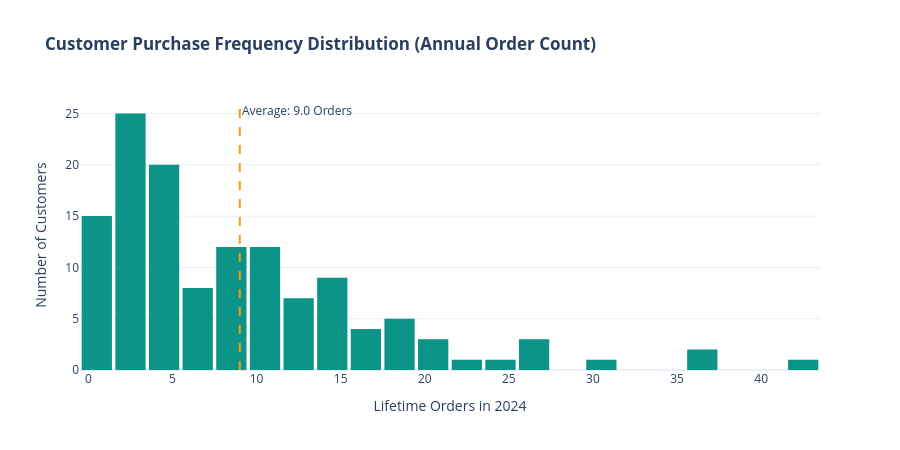

Source (notebook cell):
### Markdown cell above
### 🔎 Interpretation of Chart 1: Revenue Distribution
- **Median vs. Mean Asymmetry:** The median transaction value is **₹1,692.30**, whereas the mean is significantly higher at **₹3,251.04**. This right-skewed profile indicates that while the typical consumer order sits between **₹849.80** (25th percentile) and **₹3,392.23** (75th percentile), bulk and high-end transactions pull the financial average upward.
- **Outlier Flagging (82 Transactions):** Exactly **82 orders** exceeded the category-level $1.5 \times IQR$ upper fences (up to ₹172,295.55). By flagging rather than dropping them, the business maintains 100% accounting fidelity for gross revenue of **₹3,771,206.53**.

### Code cell
# Chart 2: Customer Purchase Frequency Distribution
fig2 = px.histogram(
    df_cust,
    x="Order_Count",
    nbins=30,
    title="<b>Customer Purchase Frequency Distribution (Annual Order Count)</b>",
    color_discrete_sequence=[CORPORATE_PALETTE["secondary"]],
    labels={"Order_Count": "Number of Orders per Customer"},
)

fig2.add_vline(
    x=9.0,
    line_dash="dash",
    line_color=CORPORATE_PALETTE["accent"],
    annotation_text=f"Average: 9.0 Orders",
    annotation_position="top right",
)

fig2.update_layout(
    xaxis_title="Lifetime Orders in 2024",
    yaxis_title="Number of Customers",
    bargap=0.1,
    height=450,
)
fig2.show()

### Figure 1 — Plotly figure (JSON) as saved in the notebook; plotly's stock layout.template omitted (floating-point values rounded to 4 significant figures; data arrays with more than 128 entries replaced by an {"elided": "..."} marker saying what was removed)
{"data": [{"bingroup": "x", "hovertemplate": "Number of Orders per Customer=%{x}<br>count=%{y}<extra></extra>", "legendgroup": "", "marker": {"color": "#0D9488", "pattern": {"shape": ""}}, "name": "", "nbinsx": 30, "orientation": "v", "showlegend": false, "type": "histogram", "x": {"elided": "129 int values"}, "xaxis": "x", "yaxis": "y"}], "layout": {"annotations": [{"showarrow": false, "text": "Average: 9.0 Orders", "x": 9.0, "xanchor": "left", "xref": "x", "y": 1, "yanchor": "top", "yref": "y domain"}], "bargap": 0.1, "barmode": "relative", "height": 450, "legend": {"tracegroupgap": 0}, "shapes": [{"line": {"color": "#F59E0B", "dash": "dash"}, "type": "line", "x0": 9.0, "x1": 9.0, "xref": "x", "y0": 0, "y1": 1, "yref": "y domain"}], "title": {"text": "<b>Customer Purchase Frequency Distribution (Annual Order Count)</b>"}, "xaxis": {"anchor": "y", "domain": [0.0, 1.0], "title": {"text": "Lifetime Orders in 2024"}}, "yaxis": {"anchor": "x", "domain": [0.0, 1.0], "title": {"text": "Number of Customers"}}}}
